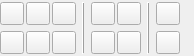
<ui version="4.0" >
 <class>DefaultToolArrangeWidget</class>
 <widget class="QWidget" name="DefaultToolArrangeWidget" >
  <property name="geometry" >
   <rect>
    <x>0</x>
    <y>0</y>
    <width>194</width>
    <height>56</height>
   </rect>
  </property>
  <property name="sizePolicy" >
   <sizepolicy vsizetype="Preferred" hsizetype="Preferred" >
    <horstretch>0</horstretch>
    <verstretch>0</verstretch>
   </sizepolicy>
  </property>
  <property name="windowTitle" >
   <string>Form</string>
  </property>
  <layout class="QGridLayout" name="gridLayout_4" >
   <property name="margin" >
    <number>0</number>
   </property>
   <item row="0" column="0" >
    <layout class="QGridLayout" name="gridLayout" >
     <property name="horizontalSpacing" >
      <number>2</number>
     </property>
     <item row="0" column="0" >
      <widget class="QToolButton" name="leftAlign" >
       <property name="text" >
        <string/>
       </property>
      </widget>
     </item>
     <item row="0" column="1" >
      <widget class="QToolButton" name="hCenterAlign" >
       <property name="text" >
        <string/>
       </property>
      </widget>
     </item>
     <item row="0" column="2" >
      <widget class="QToolButton" name="rightAlign" >
       <property name="text" >
        <string/>
       </property>
      </widget>
     </item>
     <item row="1" column="0" >
      <widget class="QToolButton" name="topAlign" >
       <property name="text" >
        <string/>
       </property>
      </widget>
     </item>
     <item row="1" column="1" >
      <widget class="QToolButton" name="vCenterAlign" >
       <property name="text" >
        <string/>
       </property>
      </widget>
     </item>
     <item row="1" column="2" >
      <widget class="QToolButton" name="bottomAlign" >
       <property name="text" >
        <string/>
       </property>
      </widget>
     </item>
    </layout>
   </item>
   <item row="0" column="1" >
    <widget class="QFrame" name="frame" >
     <property name="frameShape" >
      <enum>QFrame::VLine</enum>
     </property>
     <property name="frameShadow" >
      <enum>QFrame::Raised</enum>
     </property>
    </widget>
   </item>
   <item row="0" column="2" >
    <layout class="QGridLayout" name="gridLayout_2" >
     <property name="horizontalSpacing" >
      <number>2</number>
     </property>
     <item row="0" column="0" >
      <widget class="QToolButton" name="bringToFront" >
       <property name="text" >
        <string/>
       </property>
      </widget>
     </item>
     <item row="0" column="1" >
      <widget class="QToolButton" name="raiseLevel" >
       <property name="text" >
        <string/>
       </property>
      </widget>
     </item>
     <item row="1" column="0" >
      <widget class="QToolButton" name="sendBack" >
       <property name="text" >
        <string/>
       </property>
      </widget>
     </item>
     <item row="1" column="1" >
      <widget class="QToolButton" name="lowerLevel" >
       <property name="text" >
        <string/>
       </property>
      </widget>
     </item>
    </layout>
   </item>
   <item row="0" column="3" >
    <widget class="QFrame" name="frame_2" >
     <property name="frameShape" >
      <enum>QFrame::VLine</enum>
     </property>
     <property name="frameShadow" >
      <enum>QFrame::Raised</enum>
     </property>
    </widget>
   </item>
   <item row="0" column="4" >
    <layout class="QGridLayout" name="gridLayout_3" >
     <property name="horizontalSpacing" >
      <number>2</number>
     </property>
     <item row="0" column="0" >
      <widget class="QToolButton" name="group" >
       <property name="text" >
        <string/>
       </property>
      </widget>
     </item>
     <item row="1" column="0" >
      <widget class="QToolButton" name="ungroup" >
       <property name="text" >
        <string/>
       </property>
      </widget>
     </item>
    </layout>
   </item>
   <item row="0" column="5" >
    <spacer name="horizontalSpacer" >
     <property name="orientation" >
      <enum>Qt::Horizontal</enum>
     </property>
     <property name="sizeHint" stdset="0" >
      <size>
       <width>0</width>
       <height>20</height>
      </size>
     </property>
    </spacer>
   </item>
  </layout>
 </widget>
 <resources/>
 <connections/>
</ui>
